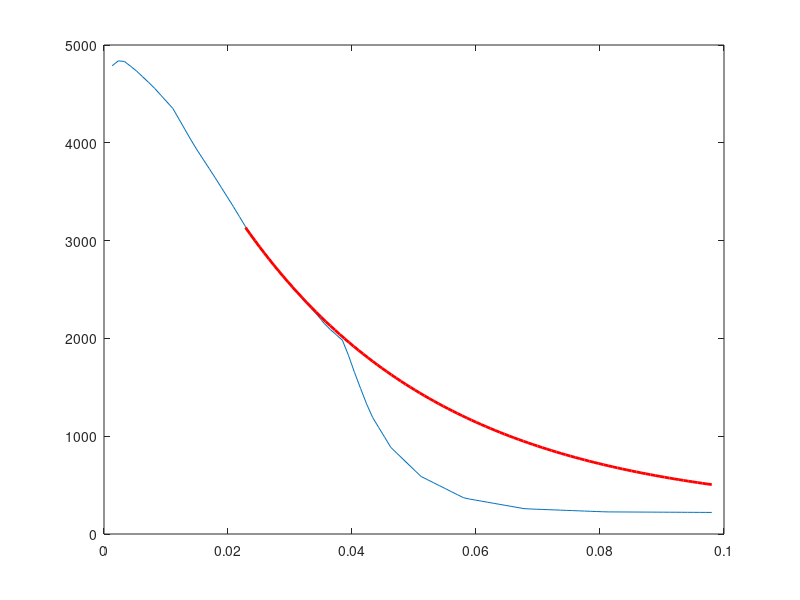
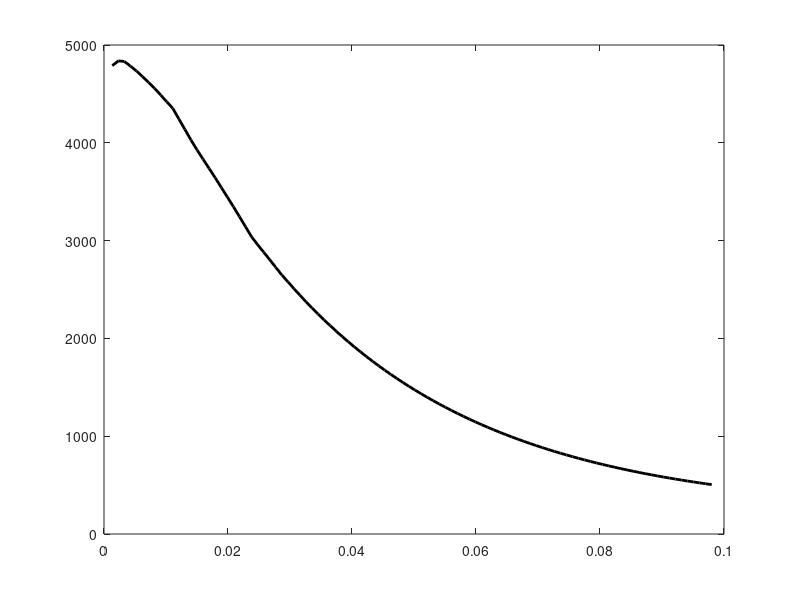

The MATLAB script that drew these images, in order:
close all
clear
clc

pkg load optim;

page_screen_output(0)

% ==========  Freestream values  ===========

T_fs = 220;  % [K]

% Load data file storing initial condition
%dd = load('TOTALLY_INITIAL.csv');
dd = load('FINAL_vertExt.csv');

% Extract it
yy = dd(:,end-1);
TT = dd(:,1);
ni = dd(:,[2:12]);

n = sum(ni, 2);

Xi = ni./repmat(n, 1, size(ni,2));

% Crop solution
pos_y_stop = find(yy > 0.03);
pos_y_stop = pos_y_stop(1);

pos_y_start = find(yy > 0.022);
pos_y_start = pos_y_start(1);

% Plot solution
figure
plot(yy, TT)
hold on
plot(yy(pos_y_start:pos_y_stop), TT(pos_y_start:pos_y_stop), 'g')

% Fit temperature
T_funct   = @(p, x) T_fs + p(1)*exp(p(2)*(x-yy(pos_y_start))); % Temp model function

coefs_T = nonlin_curvefit(T_funct, [6000;-3], yy(pos_y_start:pos_y_stop), TT(pos_y_start:pos_y_stop));

y_extended = linspace(yy(pos_y_start), yy(end));

hold on
plot(y_extended, T_funct(coefs_T, y_extended), 'r', 'linewidth', 2)

% Create one only solution
T_ext = T_funct(coefs_T, yy(pos_y_stop:end));

T_new = [TT(1:pos_y_stop-1); T_ext];

figure
plot(yy, T_new, 'k', 'linewidth', 2)

[yy, T_new]
